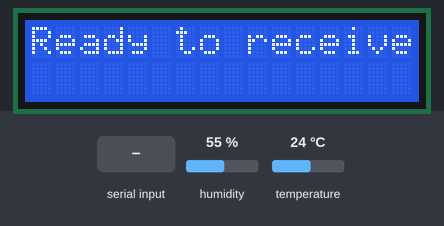
The sketch below on a simulated ESP32. Parts: 16×2 character LCD. The inputs (shaded band) are chosen by the test bench; at power-on: humidity 55 %, temperature 24 °C. Nothing arrives over Bluetooth unless stated; what the sketch prints to the serial monitor is not drawn.

Above: at 6.2 s.
6.3 s: "1" received over the second serial link
At 7.1 s:
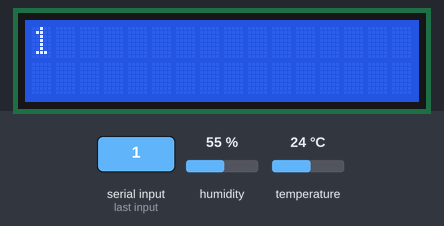
7.8 s: "0" received over the second serial link
At 8.4 s:
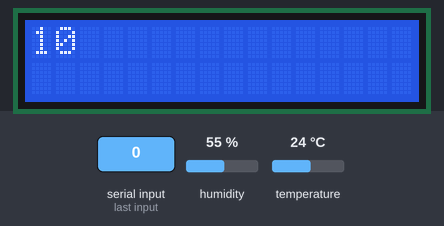
Timing chart, 0 to 10.8 s (numbered marks = the images above; inputs shaded):
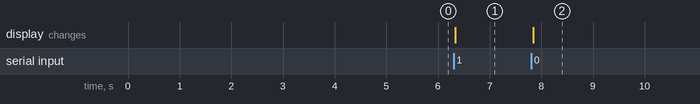

Measured:
- after the input at 6.3 s, the display: changes at once (image 1)
- after the input at 7.8 s, the display: changes at once (image 2)

The sketch:

11-012_Classic_Bluetooth_LCD.ino
```cpp
#include "BluetoothSerial.h"
#include <LiquidCrystal_I2C.h>
#include <Adafruit_Sensor.h>
#include <Adafruit_BME280.h>
#define SEALEVELPRESSURE_HPA (1013.25)
Adafruit_BME280 bme;
LiquidCrystal_I2C lcd(0x27, 16, 2);
BluetoothSerial SerialBT;
int lazy_counter = 0;
int char_counter = 0;
int row = 0;
int col = 0;
const byte max_rows = 1;
const byte max_cols = 15;
void setup() {
  Serial.begin(115200);
  SerialBT.begin("ESP32 BT Display"); //Bluetooth device name
  Serial.println("The device started, now you can pair it with bluetooth!");
  bme.begin(0x76);
  lcd.init();
  lcd.backlight();
  lcd.setCursor(0, 0);
  lcd.print("Ready to receive");
  delay(5000);
}
void loop() {
  if (SerialBT.available()) {
    if (col == 0 && row == 0)
      reset_lcd();
    int ascii_code_received = SerialBT.read();
    lcd.setCursor(col, row);
    lcd.print(char(ascii_code_received));
    col++;
    if (col > max_cols)
    {
      col = 0;
      row++;
    }
    if (row > max_rows)
      reset_lcd();
    if (ascii_code_received == 126)
      reset_lcd();
  }
  if (lazy_counter == 200)
  {
    tx_sensor_values();
    lazy_counter = 0;
  }
  lazy_counter++;
  delay(50);
}
void reset_lcd()
{
  col = 0;
  row = 0;
  lcd.clear();
}
void tx_sensor_values()
{
  const uint8_t temp_label[] = "Temperature: ";
  const uint8_t humi_label[] = " Humidity: ";
  char temp[5];
  char humi[5];
  dtostrf(bme.readTemperature(), 4, 2, temp);
  dtostrf(bme.readHumidity(), 4, 2, humi);
  SerialBT.write(10);
  SerialBT.write(temp_label, sizeof(temp_label));
  for (int i = 0; i < sizeof(temp); i++)
    SerialBT.write(temp[i]);
  SerialBT.write(10);
  SerialBT.write(humi_label, sizeof(humi_label));
  for (int i = 0; i < sizeof(humi); i++)
    SerialBT.write(humi[i]);
  SerialBT.write(10);
}
```
